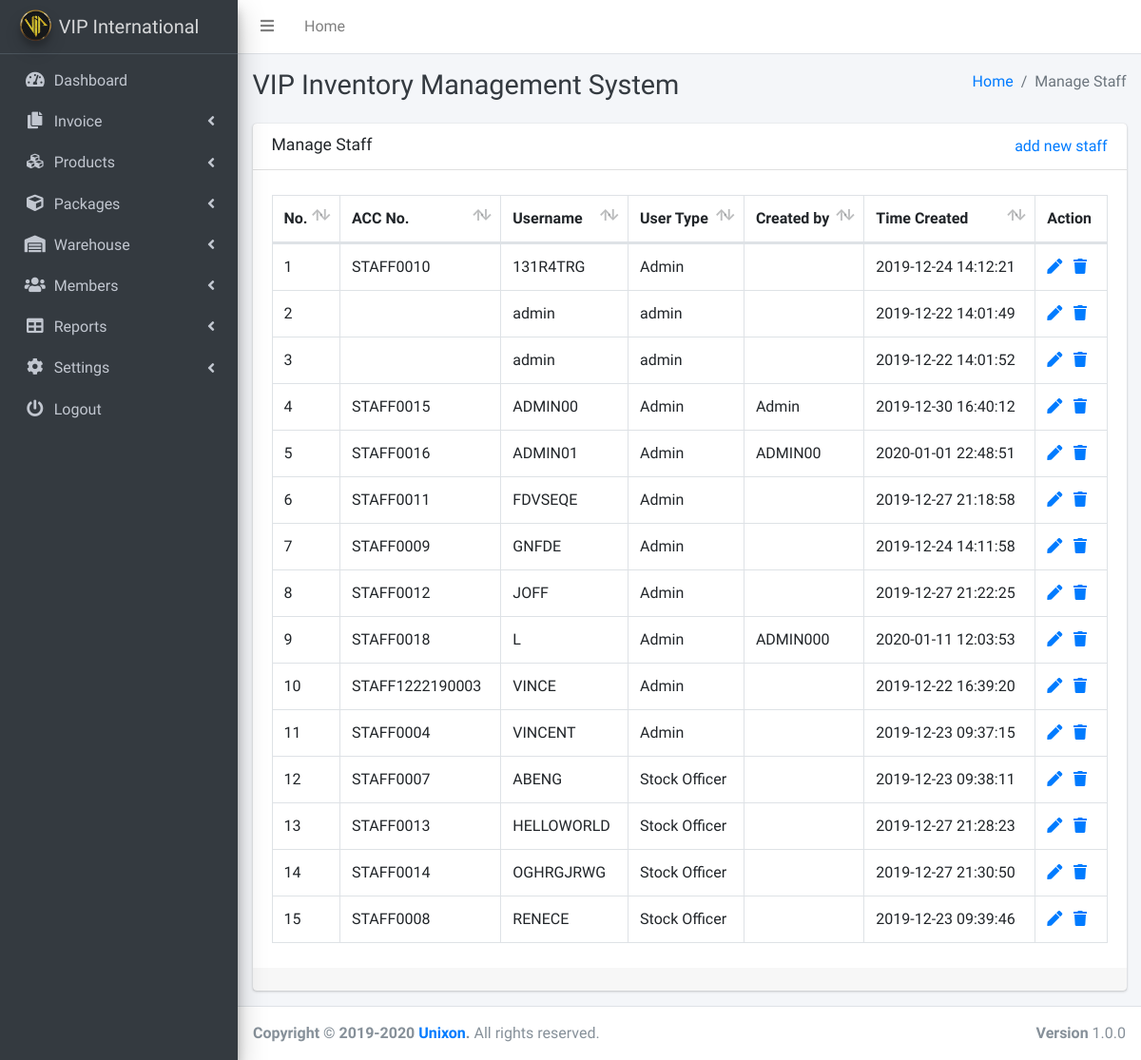
The app's page /staff-manage.php (signed in), older data.
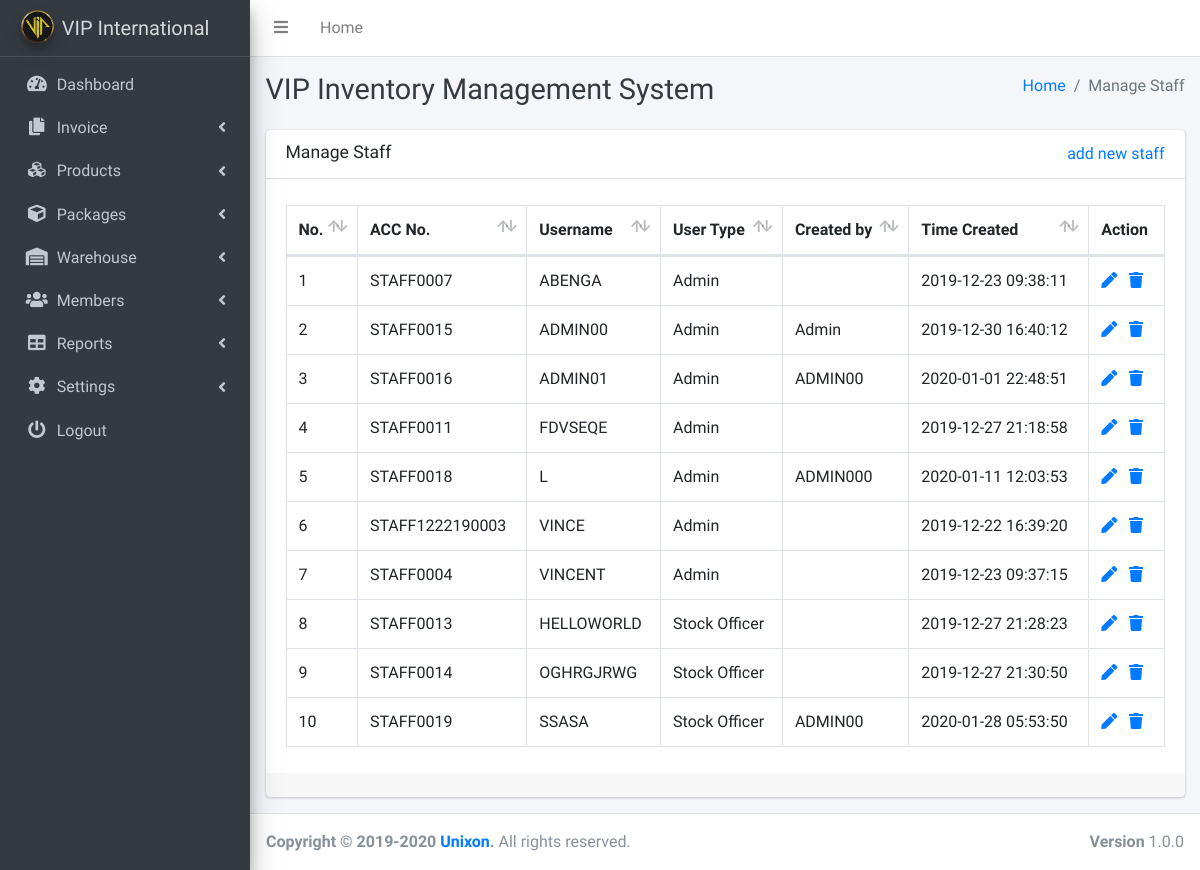
The same page, newer data.
### tables this page shows
CREATE TABLE `users` (
  `id` int(255) NOT NULL,
  `custID` varchar(255) NOT NULL,
  `username` varchar(255) NOT NULL,
  `password` varchar(255) NOT NULL,
  `usertype` varchar(255) NOT NULL,
  `created_by` varchar(255) NOT NULL,
  `created_at` datetime NOT NULL DEFAULT current_timestamp()
);

### staff-manage.php (the view, shortened to what this page needs)
<!DOCTYPE html>
<html lang="en">
<?php include "includes/header.php"; ?>
<body class="hold-transition sidebar-mini">
<div class="wrapper">
  <?php include "includes/navbar.php"; ?>
  <div class="content-wrapper">
    <div class="content-header">
      <div class="container-fluid">
        <div class="row mb-2">
          <div class="col-sm-6">
            <h1 class="m-0 text-dark">VIP Inventory Management System</h1>
          </div>
          <div class="col-sm-6">
            <ol class="breadcrumb float-sm-right">
              <li class="breadcrumb-item"><a href="index.php">Home</a></li>
              <li class="breadcrumb-item active">Manage Staff</li>
            </ol>
          </div>
        </div>
      </div>
    </div>
    <div class="content">
      <div class="container-fluid">
        <div class="row">
          <div class="col-lg-12">
            <div class="card">
              <div class="card-header">
                <div class="d-flex justify-content-between">
                  <h3 class="card-title">Manage Staff</h3>
                  <a href="staff-add.php">add new staff</a>
                </div>
              </div>
              <div class="card-body">
                <table id="example2" class="table table-bordered table-hover dataTable" role="grid" aria-describedby="example2_info">
                      <thead>
                        <tr>
                          <th class="sorting" tabindex="0" aria-controls="example2" rowspan="1" colspan="1" aria-label="Platform(s): activate to sort column ascending">No.</th>
                          <th class="sorting" tabindex="0" aria-controls="example2" rowspan="1" colspan="1" aria-label="Platform(s): activate to sort column ascending">ACC No.</th>
                          <th class="sorting" tabindex="0" aria-controls="example2" rowspan="1" colspan="1" aria-label="Platform(s): activate to sort column ascending">Username</th>
                          <th class="sorting" tabindex="0" aria-controls="example2" rowspan="1" colspan="1" aria-label="Platform(s): activate to sort column ascending">User Type</th>
                          <th class="sorting" tabindex="0" aria-controls="example2" rowspan="1" colspan="1" aria-label="Platform(s): activate to sort column ascending">Created by</th>
                          <th class="sorting" tabindex="0" aria-controls="example2" rowspan="1" colspan="1" aria-label="Platform(s): activate to sort column ascending">Time Created</th>
                          <th>Action</th>
                        </tr>
                      </thead>
                      <tbody>
                        <?php
                        require_once 'config.php';
                        $query = "SELECT * FROM users ORDER BY usertype asc, username asc";
                        if($result = mysqli_query($link, $query)){
                          if(mysqli_num_rows($result) > 0){
                            $ctr = 0;
                            while($row = mysqli_fetch_array($result)){
                              $ctr++;
                              echo "<tr>";
                              echo "<td>" . $ctr . "</td>";
                              echo "<td>" . $row['custID'] . "</td>";
                              echo "<td>" . $row['username'] . "</td>";
                              echo "<td>" . $row['usertype'] . "</td>";
                              echo "<td>" . $row['created_by'] . "</td>";
                              echo "<td>" . $row['created_at'] . "</td>";
                              echo "<td>";
                              echo "<a href='staff-update.php?id=". $row['custID'] ."' title='Update Record' data-toggle='tooltip'><span class='fas fa-pen'></span></a>";
                              echo " &nbsp; <a href='staff-delete.php?id=". $row['custID'] ."' title='Delete Record' data-toggle='tooltip'><span class='fas fa-trash'></span></a>";
                              echo "</td>";
                              echo "</tr>";
                            }
                          } else{
                            echo "<p class='lead'><em>No records were found.</em></p>";
                          }
                        } else{
                          echo "ERROR: Could not able to execute $sql. " . mysqli_error($link);
                        }
                        ?>
                      </tbody>
                    </table>
              </div>
              <div class="card-footer">
              </div>
            </div>
          </div>
        </div>
      </div>
    </div>
  </div>
  <?php include "includes/footer.php"; ?>
</div>
</body>
</html>

Row changes from the older to the newer data that the page shows:
removed users: custID "STAFF0010", username "131R4TRG", usertype "Admin", created_at "2019-12-24 14:12:21"
removed users: username "admin", usertype "admin", created_at "2019-12-22 14:01:49"
removed users: username "admin", usertype "admin", created_at "2019-12-22 14:01:52"
removed users: custID "STAFF0009", username "GNFDE", usertype "Admin", created_at "2019-12-24 14:11:58"
removed users: custID "STAFF0012", username "JOFF", usertype "Admin", created_at "2019-12-27 21:22:25"
removed users: custID "STAFF0008", username "RENECE", usertype "Stock Officer", created_at "2019-12-23 09:39:46"
changed users "STAFF0007": username "ABENG" → "ABENGA"; usertype "Stock Officer" → "Admin"; moves up the list
added users: custID "STAFF0019", username "SSASA", usertype "Stock Officer", created_by "ADMIN00", created_at "2020-01-28 05:53:50"
